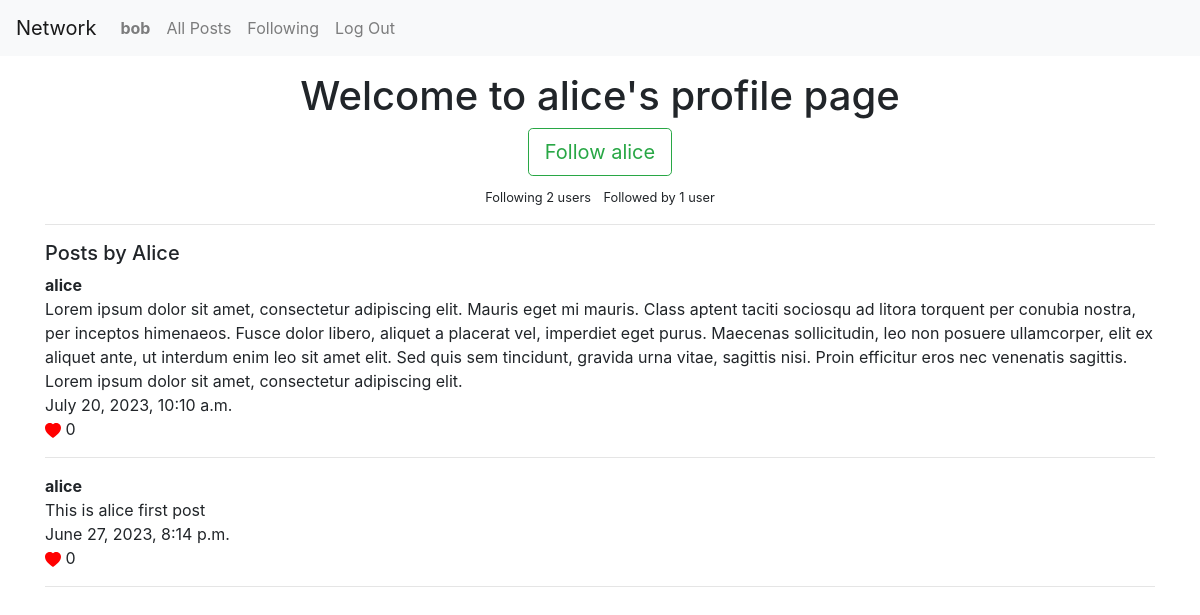
/profile/2 (signed in), run on an earlier commit of the app's database.
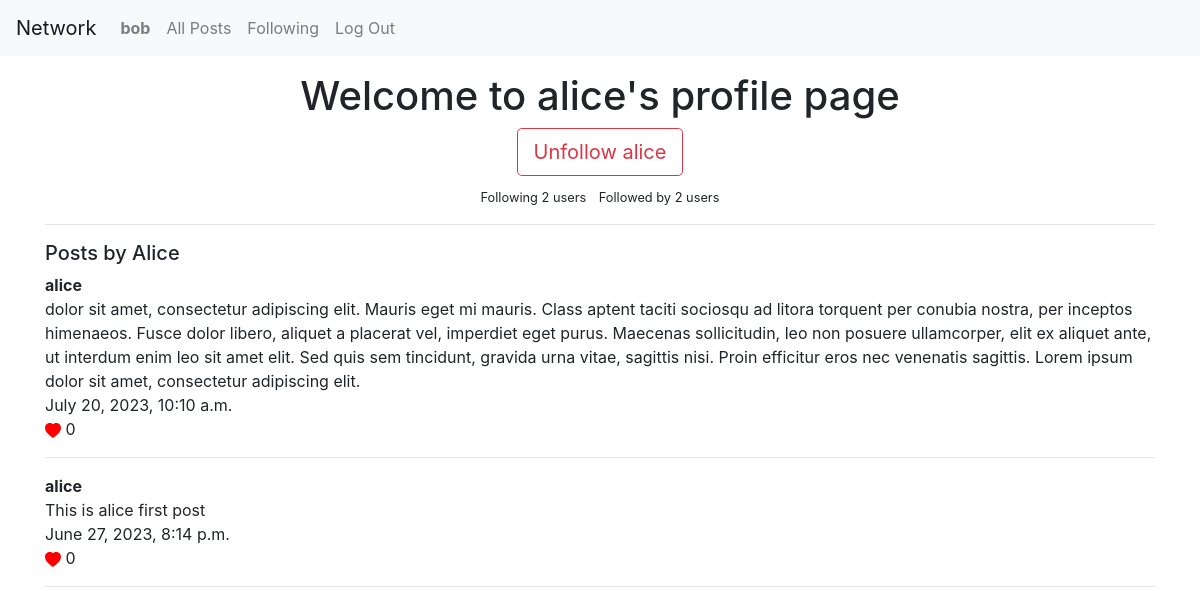
And on a later commit of the database.
### network/models.py (models this page shows, shortened)
class Profile(models.Model):
    user = models.OneToOneField(User, on_delete=models.CASCADE)
    follows = models.ManyToManyField('self', related_name="followed_by", symmetrical=False, blank=True)
    def create_profile(sender, instance, created, **kwargs):
        if created:
            user_profile = Profile(user=instance)
            user_profile.save()
    post_save.connect(create_profile, sender=User)

class User(AbstractUser):
    pass

class Post(models.Model):
    content = models.TextField(verbose_name='')
    user = models.ForeignKey(User, on_delete=models.CASCADE)
    comment = models.ForeignKey(Comment, on_delete=models.CASCADE, blank=True, null=True)
    pub_date = models.DateTimeField(auto_now_add=True)
    likes = models.ManyToManyField(User, related_name="post_like", blank=True)
    class Meta:
        ordering = ["-pub_date"]

### network/views.py (the view, shortened to what this page needs)
# urls.py: path('profile/<int:id>', views.profile, name='profile'),
def profile(request, id):
    if request.user.is_authenticated:
        try:
            profile = Profile.objects.get(id=id)
        except (KeyError, Profile.DoesNotExist):
            return render(request, "network/profile.html", {"error_message":"Error"})
        else:
            user_posts = profile.user.post_set.all()
            following = profile.follows.all()
        return render(request, "network/profile.html", {'profile': profile, 'user_posts': user_posts})
    return HttpResponseRedirect(reverse('login'))

### network/templates/network/profile.html (shortened to what this page needs)
{% extends "network/layout.html" %}
{% load crispy_forms_tags %}
{% block body %}
<div class="container">
    {% if profile %}
        {% if request.user.profile == profile %}
            <h1 class="text-center mt-3">Welcome to your profile page</h1>
        {% else %}
            <h1 class="text-center mt-3">Welcome to {{ profile.user.username }}'s profile page</h1>
            <form method="POST" class="my-2">
                <div class="col text-center">
                {% if profile in request.user.profile.follows.all %}
                <button class="btn btn-outline-danger btn-lg" type="submit" name="follow" value="unfollow">Unfollow {{ profile.user}}</button>
                {% else %}
                <button class="btn btn-outline-success btn-lg" type="submit" name="follow" value="follow">Follow {{ profile.user}}</button>
                {% endif %}
                </div>
            </form>
        {% endif %}
        <div class="text-center">
            <small class="mx-1">Following {{ profile.follows.count }} user{{ profile.follows.count|pluralize}}</small>
            <small class='mx-1'>Followed by {{ profile.followed_by.count }} user{{ profile.followed_by.count|pluralize }}</small>
        </div>
        <hr>
        {% if user_posts %}
            <p class="h5 my-2">Posts by {{ profile.user.username | capfirst}}</p>
            {% for post in user_posts %}
                <p class="m-0 font-weight-bolder">{{ post.user.username }}</p>
                <p class="m-0">{{ post.content }}</p>
                <p class="m-0">{{ post.pub_date }}</p>
                <a href="#" class="m-0">
                    <svg  xmlns="http://www.w3.org/2000/svg" width="16" height="16" fill="red" class="bi bi-heart-fill" viewBox="0 0 16 16">
                        <path fill-rule="evenodd" d="M8 1.314C12.438-3.248 23.534 4.735 8 15-7.534 4.736 3.562-3.248 8 1.314z"/>
                    </svg>
                </a>{{ post.likes.count }}
                <hr>
                {% endfor %}
        {% else %}
            <p class="h5 my-2">{{ profile.user.username|capfirst }} has no posts</p>
        {% endif %}
    {% else %}
        <h1>Profile Does not exist </h1>
        <a class="btn btn-primary btn-lg" href="{% url 'login' %}">Login</a> or <a class="btn btn-primary btn-lg" href="{% url 'register' %}">Register</a>
    {% endif %}
</div>
{% endblock %}

What changed in the data, as far as the page shows it:
computed for Profile "alice": followed_by.count "1" → "2"
changed Post: content "Lorem ipsum dolor sit amet, consectetur…" → "dolor sit amet, consectetur…"
Also different on the page:
text no longer shown: "Follow"
text now shown: "Unfollow"
